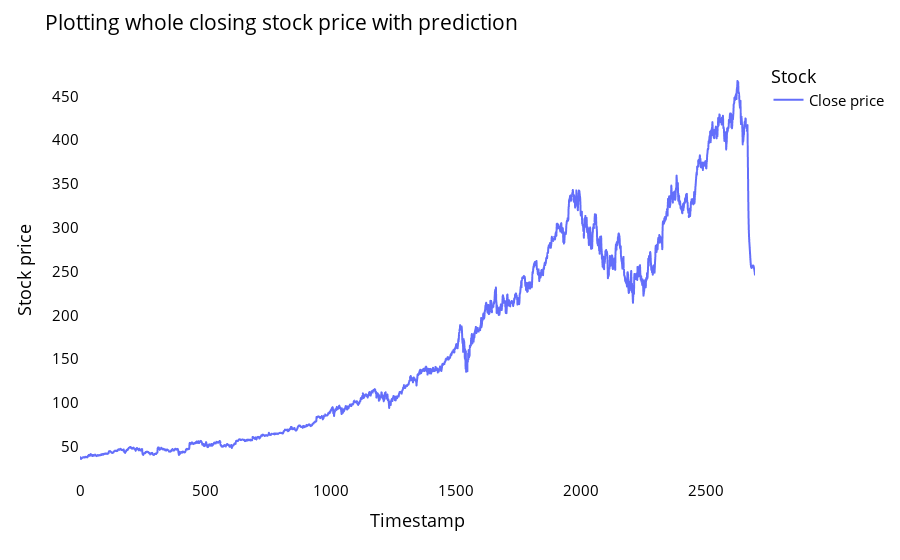

Source (notebook cell):
### Code cell
lstmdf=closedf.tolist()
lstmdf.extend((np.array(lst_output).reshape(-1,1)).tolist())
lstmdf=scaler.inverse_transform(lstmdf).reshape(1,-1).tolist()[0]

names = cycle(['Close price'])

fig = px.line(lstmdf,labels={'value': 'Stock price','index': 'Timestamp'})
fig.update_layout(title_text='Plotting whole closing stock price with prediction',
                  plot_bgcolor='white', font_size=15, font_color='black',legend_title_text='Stock')

fig.for_each_trace(lambda t:  t.update(name = next(names)))

fig.update_xaxes(showgrid=False)
fig.update_yaxes(showgrid=False)
fig.show()

### Figure 1 — Plotly figure (JSON) as saved in the notebook; plotly's stock layout.template omitted (floating-point values rounded to 4 significant figures; data arrays with more than 128 entries replaced by an {"elided": "..."} marker saying what was removed)
{"data": [{"hovertemplate": "variable=0<br>Timestamp=%{x}<br>Stock price=%{y}<extra></extra>", "legendgroup": "0", "line": {"color": "#636efa", "dash": "solid"}, "marker": {"symbol": "circle"}, "mode": "lines", "name": "Close price", "showlegend": true, "type": "scattergl", "x": {"elided": "2695 int values"}, "xaxis": "x", "y": {"elided": "2695 float values"}, "yaxis": "y"}], "layout": {"autosize": true, "font": {"color": "black", "size": 15}, "legend": {"title": {"text": "Stock"}, "tracegroupgap": 0}, "margin": {"t": 60}, "plot_bgcolor": "white", "title": {"text": "Plotting whole closing stock price with prediction"}, "xaxis": {"anchor": "y", "autorange": true, "domain": [0, 1], "range": [0, 2694], "showgrid": false, "title": {"text": "Timestamp"}, "type": "linear"}, "yaxis": {"anchor": "x", "autorange": true, "domain": [0, 1], "range": [11.83, 491.5], "showgrid": false, "title": {"text": "Stock price"}, "type": "linear"}}}
